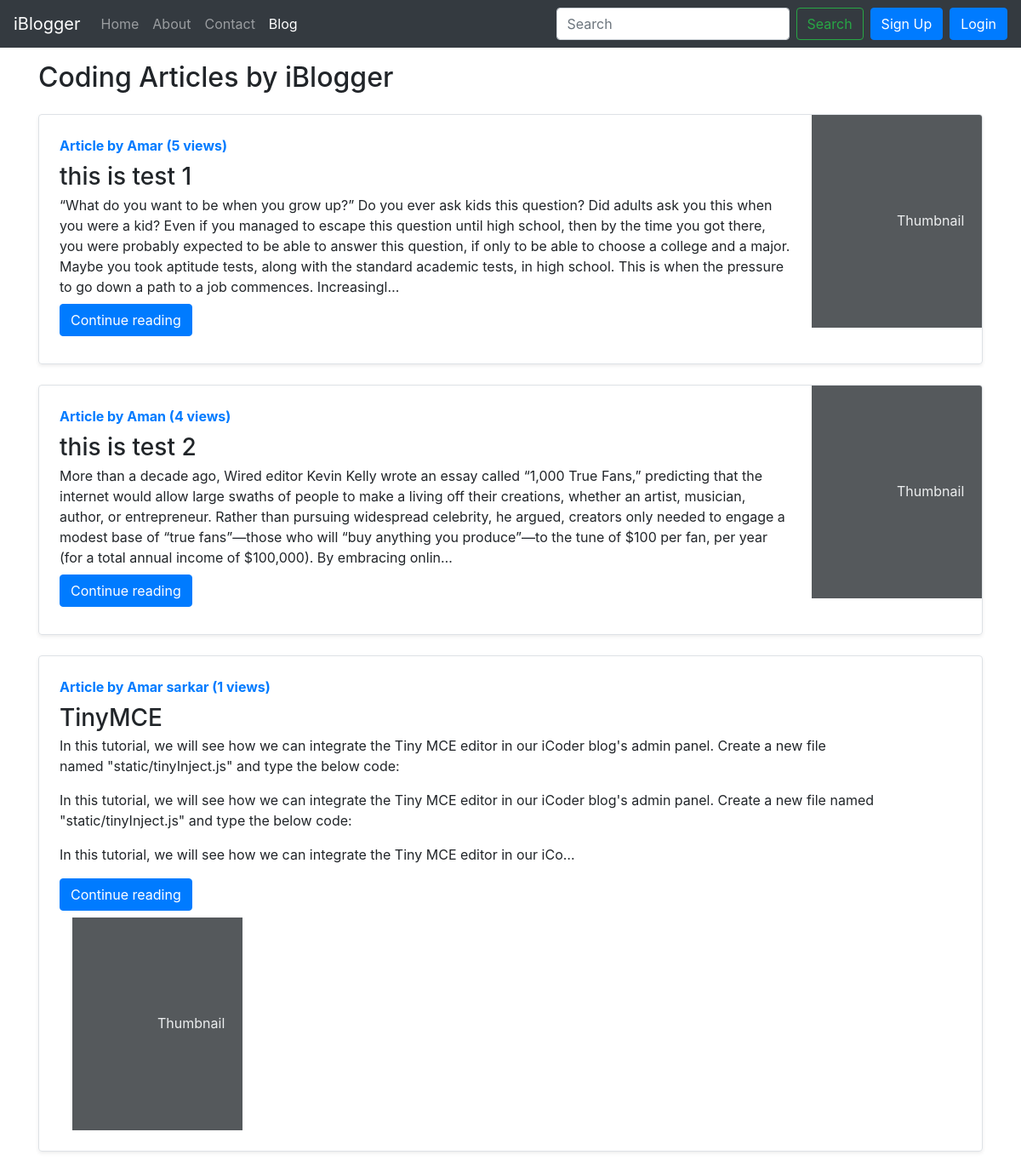
Screenshot of /blog/ with the database file from the repository.
### blog/models.py (models this page shows, shortened)
class Post(models.Model):
    sno=models.AutoField(primary_key=True)
    title=models.CharField(max_length=255)
    author=models.CharField(max_length=14)
    views=models.IntegerField(default=0)
    slug=models.CharField(max_length=130)
    timeStamp=models.DateTimeField(blank=True)
    content=models.TextField()

### blog/views.py (the view)
# urls.py: path('', views.blogHome, name='blogHome'),
def blogHome(request):
    allPosts= Post.objects.all()
    context={'allPosts': allPosts}
    return render(request, "blog/blogHome.html", context)

### templates/blog/blogHome.html (shortened to what this page needs)
{% extends 'base.html' %}
{% block blogactive %} active {% endblock blogactive %}
{% block body %}
<div class="container my-3">
    <h2>Coding Articles by iBlogger</h2>
    {% for post in allPosts %}
    <div
        class="row no-gutters border rounded overflow-hidden flex-md-row mb-4 shadow-sm h-md-250 my-4 position-relative">
        <div class="col p-4 d-flex flex-column position-static">
            <strong class="d-inline-block mb-2 text-primary">Article by {{post.author}} ({{post.views}} views)</strong>
            <h3 class="mb-0">{{post.title}}</h3>
                <p class="card-text mb-auto">
                <span class="preview">{{post.content|safe| truncatechars:500}}</span>
                </p>
            <div class="my-2">
                <a href="/blog/{{post.slug}}" role="button" class="btn btn-primary">Continue reading</a>
            </div>
        </div>
        <div class="col-auto d-none d-lg-block">
            <svg class="bd-placeholder-img" width="200" height="250" xmlns="http://www.w3.org/2000/svg"
                preserveAspectRatio="xMidYMid slice" focusable="false" role="img" aria-label="Placeholder: Thumbnail">
                <rect width="100%" height="100%" fill="#55595c"></rect><text x="50%" y="50%" fill="#eceeef"
                    dy=".3em">Thumbnail</text>
            </svg>
        </div>
    </div>
    {% endfor %}
</div>
{% endblock %}

### rows the page displays
Post: author "Amar", views "5", title "this is test 1", content "“What do you want to be when you grow up?” Do you ever ask kids this question? Did adults ask you this when you were a kid? Even if you managed to escape this question until high school, then by the time you got there, you were probably expected to be able to answer this question, if only to be able to choose a college and a major. Maybe you took aptitude tests, along with the standard academic tests, in high school. This is when the pressure to go down a path to a job commences. Increasingl…"
Post: author "Aman", views "4", title "this is test 2", content "More than a decade ago, Wired editor Kevin Kelly wrote an essay called “1,000 True Fans,” predicting that the internet would allow large swaths of people to make a living off their creations, whether an artist, musician, author, or entrepreneur. Rather than pursuing widespread celebrity, he argued, creators only needed to engage a modest base of “true fans”—those who will “buy anything you produce”—to the tune of $100 per fan, per year (for a total annual income of $100,000). By embracing onlin…"
Post: author "Amar sarkar", views "1", title "TinyMCE", content "In this tutorial, we will see how we can integrate the Tiny MCE editor in our iCoder blog's admin panel. Create a new file named \"static/tinyInject.js\" and type the below code: In this tutorial, we will see how we can integrate the Tiny MCE editor in our iCoder blog's admin panel. Create a new file named \"static/tinyInject.js\" and type the below code: In this tutorial, we will see how we can integrate the Tiny MCE editor in our iCo…"
